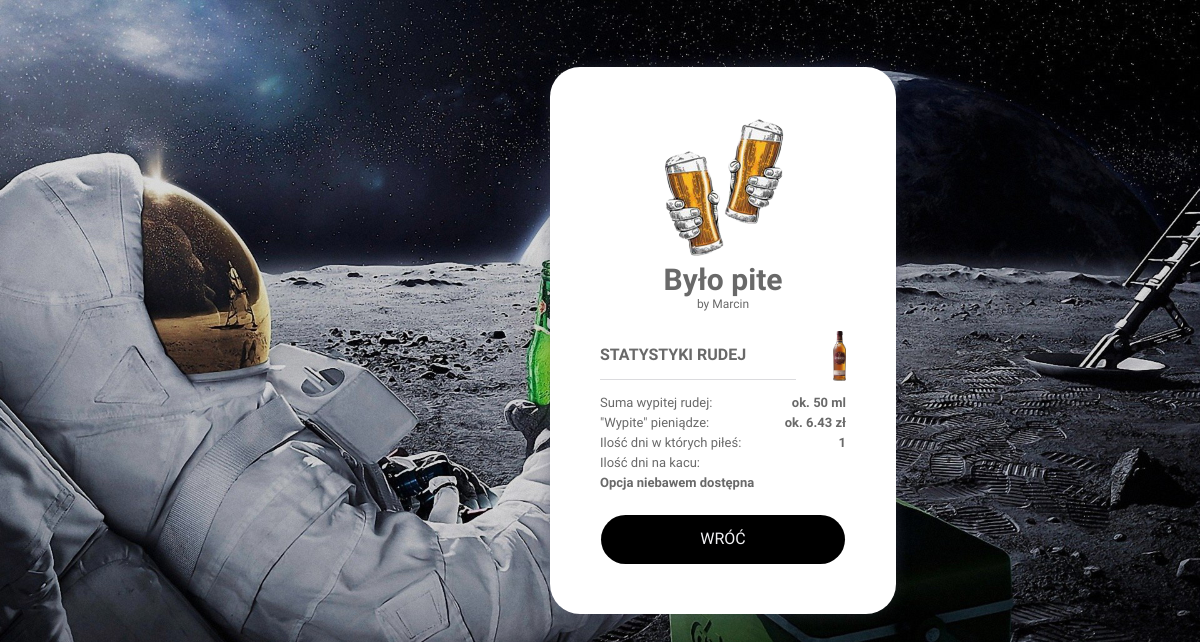
The app's page /ruda.php (signed in), older data.
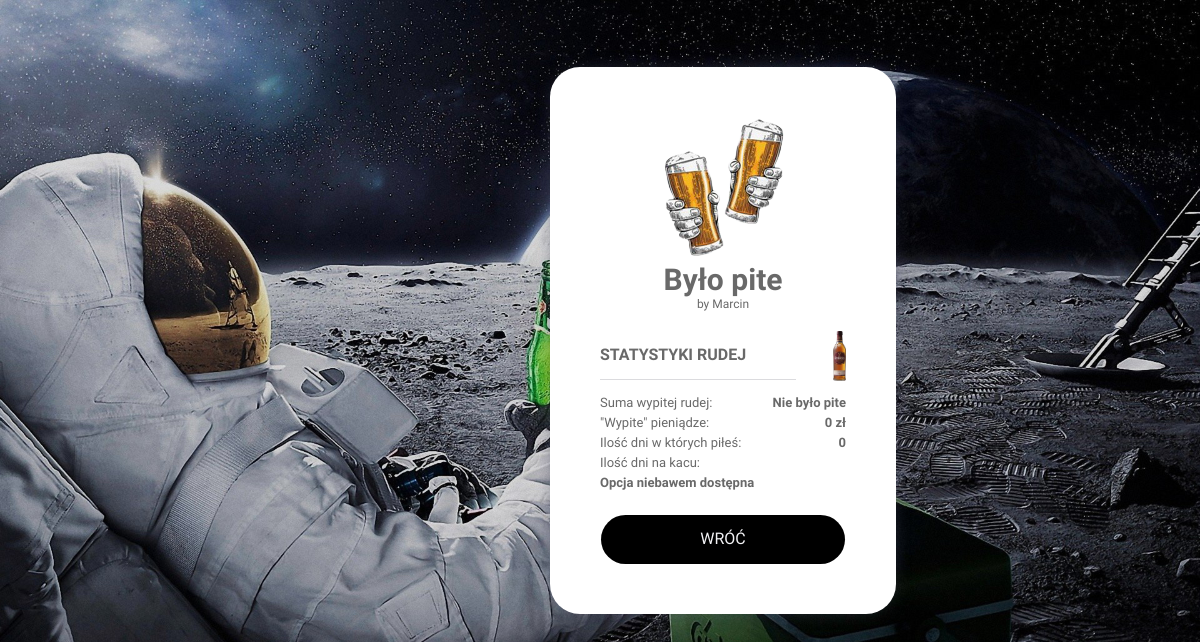
The same page, newer data.
### tables this page shows
CREATE TABLE `rekord` (
  `id` int(11) NOT NULL,
  `alcohol_id` int(10) NOT NULL,
  `created_on` date NOT NULL DEFAULT current_timestamp(),
  `quantity` int(10) NOT NULL,
  `gramatura` int(11) NOT NULL,
  `user_id` int(20) NOT NULL
);

CREATE TABLE `gramatura` (
  `id` int(11) NOT NULL,
  `name` varchar(12) NOT NULL
);

### helpers.php (called while the page is built, shortened)
<?php
function rrr($db, $suma, $id)
{
    if ($suma != 0) {
        if (is_numeric($suma) && $suma > 1000) {
            $name = 'ok. ' . round($suma / 1000, 1) . ' l';
        } else {
            $query = "SELECT * FROM gramatura WHERE id = $id";
            $result = $db->query($query)->fetch_assoc();
            $name = 'ok. ' . $suma . ' ' . $result['name'];
        }
    } else {
        $name = 'Nie było pite';
    }
    return $name;
}

### ruda.php (the view, shortened to what this page needs)
<?php
if ($_SESSION['logged'] === true) {
    require_once 'helpers.php';
    require_once 'connect.php';
    $db = new mysqli($host, $db_user, $db_password, $db_name);
    $query = "SELECT * FROM rekord WHERE user_id = {$_SESSION['userId']}";
    $rekordy = $db->query($query)->fetch_all();
    $gramaturaRudej = '';
    $sumaRudej = 0;
    $iloscDni = 0;
    $sumaPieniedzy = 0;
    foreach ($rekordy as $rekord) {
        if ($rekord[1] == 4) {
            $sumaRudej += (int)$rekord[3];
            $gramaturaRudej = $rekord[4];
            $iloscDni += $rekord[1];
        }
    }
    $iloscDni /= 4;
    if ($sumaRudej != 0) {
        $sumaPieniedzy = $sumaRudej / 700 * 89.99;
        $sumaRudej = rrr($db, $sumaRudej, $gramaturaRudej);
    } else {
        $sumaRudej = 'Nie było pite';
    }
    if ($sumaPieniedzy != 0) {
        $formatedSumaPieniedzy = 'ok. ' . number_format($sumaPieniedzy, 2) . ' zł';
    } else {
        $formatedSumaPieniedzy = '0 zł';
    }
} else {
    header('location: index.php');
}
?>
<!doctype html>
<html lang="en">
<head>
    <link rel="stylesheet" type="text/css" href="style.css">
</head>
<body>
<div class="box">
    <div style="text-align: center;">
        <a href="index.php"><img  src="zdjecia/bp_logo2.png" alt="napraw kod"></a>
    </div>
    <div class="było-pite">Było pite</div>
    <div class="by-marcin">by Marcin</div>
    <div class="color mb-20">
        <img src="zdjecia/ruda.png" alt="napraw kod" class="quantity" style="height: 50px">
        <div class="alcohol fb text-uppercase alcohol-statistics">Statystyki rudej</div>
        <div class="" style="font-size: 13px">
            <div class="left-column">
                <div class="mb-5"">Suma wypitej rudej:</div>
                <div class="mb-5"">"Wypite" pieniądze:</div>
                <div class="mb-5"">Ilość dni w których piłeś:</div>
                Ilość dni na kacu: <br>
                <div class="fb" style="margin-top: 5px" >Opcja niebawem dostępna </div>
            </div>
            <div class="right-column">
                <?php
                echo '<div class="mb-5"">' . $sumaRudej . '</div>' .
                    '<div class="mb-5"">' . $formatedSumaPieniedzy . '</div>' .
                    '<div class="mb-5"">' . $iloscDni . '</div>';
                ?>
            </div>
        </div>
    </div>
    <a href="rankingi.php" class="popraw-rekord" style="text-decoration: none; margin-bottom: 0px!important; margin-top: 25px">Wróć</a>
</div>
</body>
</html>

Row changes from the older to the newer data that the page shows:
removed rekord: gramatura.name "ok. 50 ml"
Text that changed along with them:
$sumaRudej: (not shown) → "Nie było pite"
$formatedSumaPieniedzy: "ok. 6.43 zł" → "0 zł"
$iloscDni: "1" → "0"
